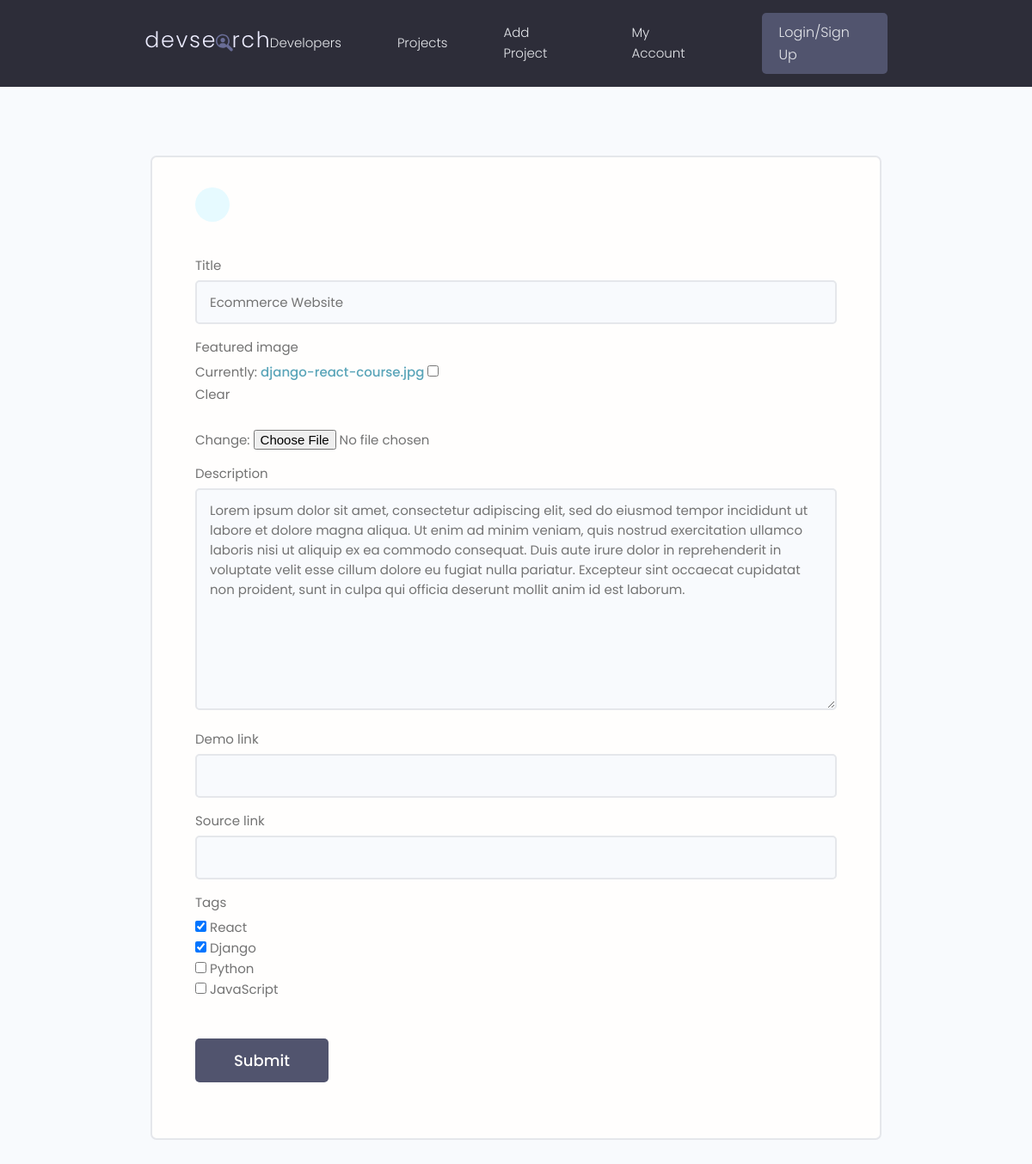
The page /projects/update-project/87cd35e4b137411eb0eb347ecd7067f6/ on the database as committed earlier.
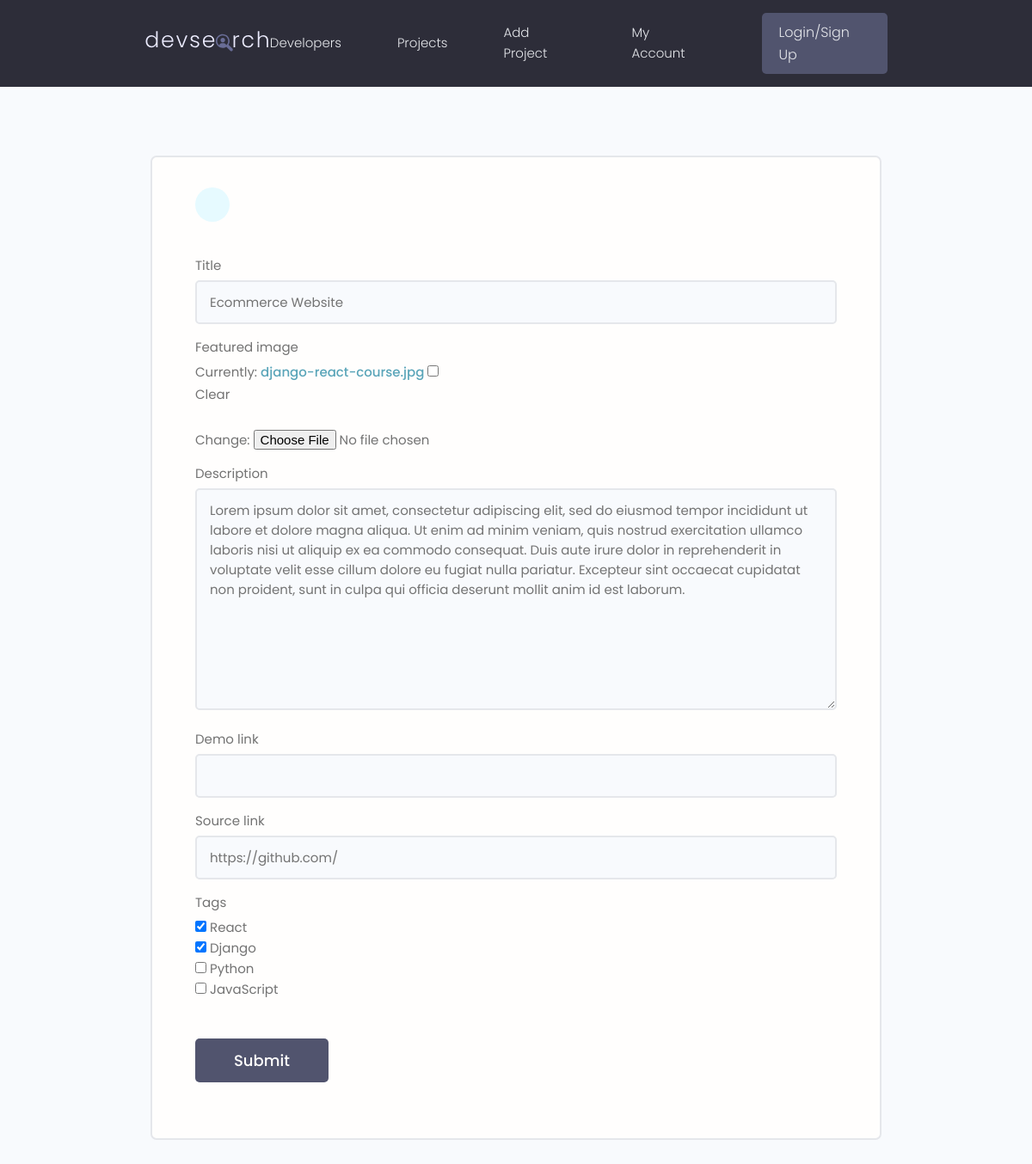
The same page on the database as committed later.
### projects/models.py (models this page shows, shortened)
class Project(models.Model):
    id = models.UUIDField(default=uuid.uuid4, unique=True, primary_key=True, editable=False)
    owner = models.ForeignKey(Profile, null=True, blank=True, on_delete=models.SET_NULL)
    title = models.CharField(max_length=200)
    description = models.TextField(null=True, blank=True)
    featured_image = models.ImageField(null=True, blank=True, default='default.jpg')
    demo_link = models.CharField(max_length=2000, null=True, blank=True)
    source_link = models.CharField(max_length=2000, null=True, blank=True)
    tags = models.ManyToManyField('Tag', blank=True)
    vote_total = models.IntegerField(default=0, null=True, blank=True)
    vote_ratio = models.IntegerField(default=0, null=True, blank=True)
    created = models.DateTimeField(auto_now_add=True)

### projects/views.py (the view)
# urls.py: path('update-project/<str:pk>/', views.update_project, name='update-project'),
def update_project(request, pk):
    project = Project.objects.get(id=pk)
    form = ProjectForm(instance=project)
    if request.method == 'POST':
        form = ProjectForm(request.POST, request.FILES, instance=project)
        if form.is_valid():
            form.save()
            return redirect('projects')
    context = {'form': form}
    return render(request, 'projects/project_form.html', context)

### projects/forms.py
class ProjectForm(ModelForm):
    class Meta:
        model = Project
        fields = ['title', 'featured_image', 'description', 'demo_link', 'source_link', 'tags']
        widgets = {
            'tags': forms.CheckboxSelectMultiple(),
        }
    def __init__(self, *args, **kwargs):
        super(ProjectForm, self).__init__(*args, **kwargs)
        for name, field in self.fields.items():
            field.widget.attrs.update({'class': 'input'})

### projects/models.py (called while the page is built)
    def __str__(self):
        return self.name

### projects/templates/projects/project_form.html (shortened to what this page needs)
{% extends 'main.html' %}
{% block content %}
    <main class="formPage my-xl">
        <div class="content-box">
            <div class="formWrapper">
                <a class="backButton" href="{% url 'projects' %}"></a>
                <br>
                <form class="form" action="" method="POST" enctype="multipart/form-data">
                    {% for field in form %}
                        <div class="form__field">
                            <label for="formInput#text">{{ field.label }} </label>
                            {{field}}
                        </div>
                    {% endfor %}
                    <input class="btn btn--sub btn--lg  my-md" type="submit" value="Submit" />
                </form>
            </div>
        </div>
    </main>
{% endblock %}

Rows that differ between the two databases and show on the page:
changed Project "Ecommerce Website": source_link (not shown) → "https://github.com/"
